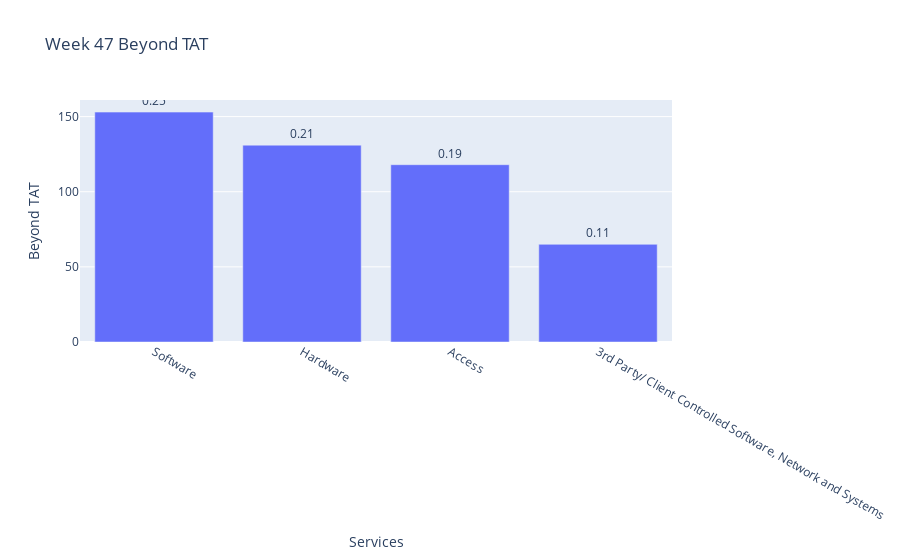

This figure's notebook cell:
### Code cell
dftop = df.nlargest(4, 'Beyond TAT Distribution Percentage')
fig3 = px.bar(dftop, x="Services", y="Beyond TAT", text='Beyond TAT Distribution Percentage', title="Week 47 Beyond TAT")
fig3.update_traces(texttemplate='%{text:.2f}', textposition='outside')
fig3.show()

### Figure 1 — Plotly figure (JSON) as saved in the notebook; plotly's stock layout.template omitted (floating-point values rounded to 4 significant figures)
{"data": [{"alignmentgroup": "True", "hovertemplate": "Services=%{x}<br>Beyond TAT=%{y}<br>Beyond TAT Distribution Percentage=%{text}<extra></extra>", "legendgroup": "", "marker": {"color": "#636efa", "pattern": {"shape": ""}}, "name": "", "offsetgroup": "", "orientation": "v", "showlegend": false, "text": [0.248, 0.2123, 0.1912, 0.1053], "textposition": "outside", "texttemplate": "%{text:.2f}", "type": "bar", "x": ["Software", "Hardware", "Access", "3rd Party/ Client Controlled Software, Network and Systems"], "xaxis": "x", "y": [153, 131, 118, 65], "yaxis": "y"}], "layout": {"barmode": "relative", "legend": {"tracegroupgap": 0}, "title": {"text": "Week 47 Beyond TAT"}, "xaxis": {"anchor": "y", "domain": [0, 1], "title": {"text": "Services"}}, "yaxis": {"anchor": "x", "domain": [0, 1], "title": {"text": "Beyond TAT"}}}}
